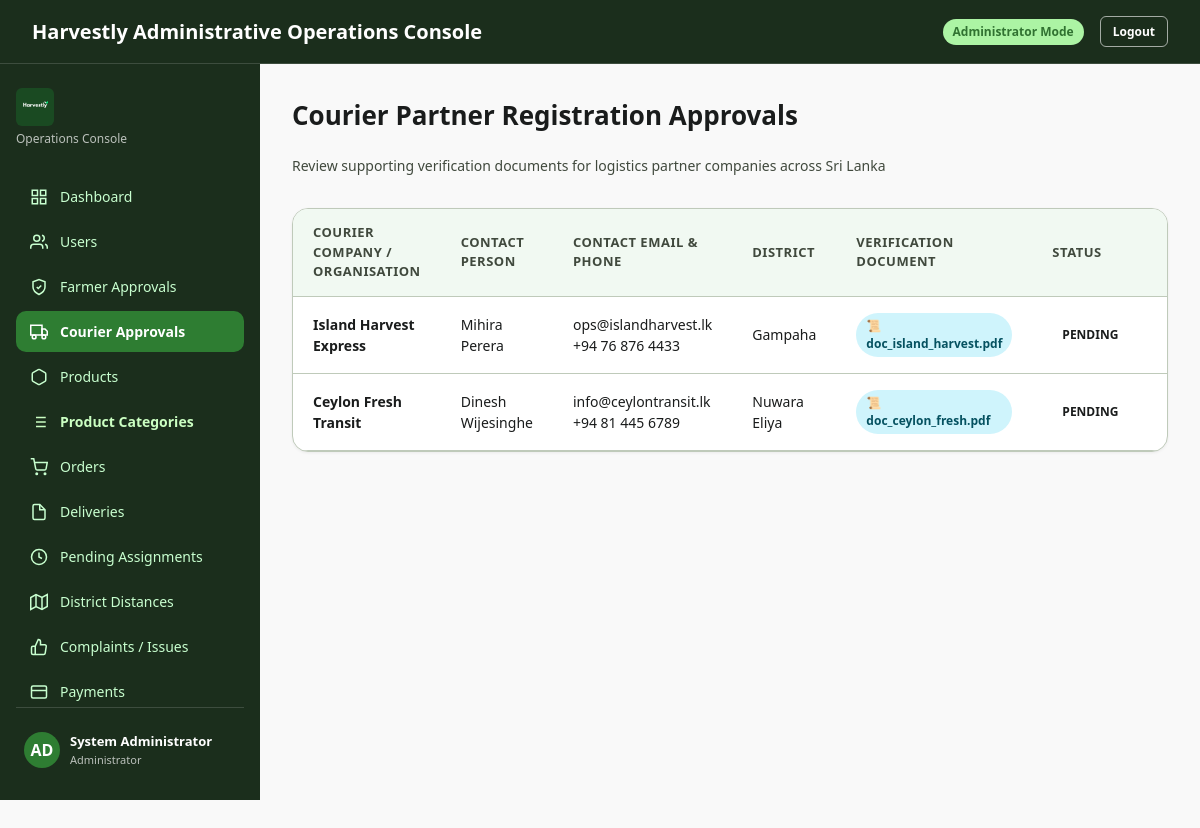
The app's page /index.php?page=admin_courier_approvals (signed in) with its own data.
### tables this page shows
CREATE TABLE IF NOT EXISTS courier_partner_profiles (
    courier_partner_id BIGINT UNSIGNED PRIMARY KEY,
    organisation_name VARCHAR(160) NOT NULL,
    contact_person_name VARCHAR(120) NULL,
    office_address_line1 VARCHAR(180) NULL,
    office_address_line2 VARCHAR(180) NULL,
    office_city_town VARCHAR(100) NULL,
    office_postal_code VARCHAR(20) NULL,
    office_district_id SMALLINT UNSIGNED NULL,
    availability_status ENUM('AVAILABLE','UNAVAILABLE') NOT NULL DEFAULT 'UNAVAILABLE',
    verification_status ENUM('PENDING','APPROVED','REJECTED') NOT NULL DEFAULT 'PENDING',
    created_at TIMESTAMP NOT NULL DEFAULT CURRENT_TIMESTAMP,
    updated_at TIMESTAMP NOT NULL DEFAULT CURRENT_TIMESTAMP ON UPDATE CURRENT_TIMESTAMP,
    CONSTRAINT fk_courier_user
        FOREIGN KEY (courier_partner_id) REFERENCES users(user_id),
    CONSTRAINT fk_courier_office_district
        FOREIGN KEY (office_district_id) REFERENCES districts(district_id),
    KEY idx_courier_availability (availability_status),
    KEY idx_courier_verification (verification_status)
);

CREATE TABLE IF NOT EXISTS users (
    user_id BIGINT UNSIGNED AUTO_INCREMENT PRIMARY KEY,
    role ENUM('BUYER','FARMER','COURIER_PARTNER','ADMIN') NOT NULL,
    full_name VARCHAR(120) NOT NULL,
    email VARCHAR(190) NOT NULL,
    password_hash VARCHAR(255) NOT NULL,
    phone VARCHAR(25) NULL,
    account_status ENUM('PENDING','ACTIVE','REJECTED','SUSPENDED') NOT NULL DEFAULT 'PENDING',
    last_login_at DATETIME NULL,
    created_at TIMESTAMP NOT NULL DEFAULT CURRENT_TIMESTAMP,
    updated_at TIMESTAMP NOT NULL DEFAULT CURRENT_TIMESTAMP ON UPDATE CURRENT_TIMESTAMP,
    UNIQUE KEY uq_users_email (email),
    KEY idx_users_role_status (role, account_status)
);

CREATE TABLE IF NOT EXISTS districts (
    district_id SMALLINT UNSIGNED AUTO_INCREMENT PRIMARY KEY,
    district_name VARCHAR(60) NOT NULL,
    province_name VARCHAR(60) NOT NULL,
    is_active TINYINT(1) NOT NULL DEFAULT 1,
    created_at TIMESTAMP NOT NULL DEFAULT CURRENT_TIMESTAMP,
    updated_at TIMESTAMP NOT NULL DEFAULT CURRENT_TIMESTAMP ON UPDATE CURRENT_TIMESTAMP,
    UNIQUE KEY uq_district_name (district_name),
    KEY idx_district_active (is_active)
);

### config/database.php (called while the page is built, shortened)
<?php
function getDBConnection() {
    static $conn = null;
    if ($conn === null) {
        $conn = new mysqli(DB_HOST, DB_USER, DB_PASS, DB_NAME, DB_PORT);
        $conn->set_charset("utf8mb4");
    }
    return $conn;
}

### admin/models/AdminModel.php (called while the page is built, shortened)
<?php
require_once __DIR__ . '/../../config/database.php';
class AdminModel {
    private $db;
    public function __construct() {
        $this->db = getDBConnection();
        $this->ensureCategoryDescriptionColumn();
    }
    private function ensureCategoryDescriptionColumn() {
        $result = $this->db->query("SHOW COLUMNS FROM product_categories LIKE 'description'");
    }
    public function getPendingCouriers() {
        $result = $this->db->query("
            SELECT u.user_id as id, u.full_name as company_name, cp.contact_person_name as contact_person, u.email, u.phone, u.account_status as status, u.created_at,
                   d.district_name as district, vd.stored_file_path as verification_document_path, vd.original_file_name
            FROM users u
            JOIN courier_partner_profiles cp ON u.user_id = cp.courier_partner_id
            LEFT JOIN districts d ON cp.office_district_id = d.district_id
            LEFT JOIN verification_documents vd ON u.user_id = vd.user_id
            WHERE u.role = 'COURIER_PARTNER' AND (u.account_status IN ('PENDING', 'REJECTED') OR cp.verification_status = 'PENDING')
            GROUP BY u.user_id
            ORDER BY u.created_at DESC
        ");
        return $result ? $result->fetch_all(MYSQLI_ASSOC) : [];
    }
}

### includes/functions.php (called while the page is built, shortened)
<?php
function sanitize($data) {
    return htmlspecialchars(trim((string)$data), ENT_QUOTES, 'UTF-8');
}

### admin/views/courier_approvals.php (the view, shortened to what this page needs)
<div class="view-container">
    <div class="page-header mb-6">
        <h1 class="text-2xl font-bold text-on-surface">Courier Partner Registration Approvals</h1>
        <p class="text-sm text-on-surface-variant">Review supporting verification documents for logistics partner companies across Sri Lanka</p>
    </div>
    <div class="card p-0 overflow-hidden">
        <div class="table-responsive">
            <table class="data-table">
                <thead>
                    <tr>
                        <th>Courier Company / Organisation</th>
                        <th>Contact Person</th>
                        <th>Contact Email & Phone</th>
                        <th>District</th>
                        <th>Verification Document</th>
                        <th>Status</th>
                        <th class="text-right">Actions</th>
                    </tr>
                </thead>
                <tbody>
                    <?php if (empty($pendingCouriers)): ?>
                        <tr>
                            <td colspan="7" class="text-center py-8 text-on-surface-variant">No pending Courier Partner registrations awaiting approval.</td>
                        </tr>
                    <?php else: ?>
                        <?php foreach ($pendingCouriers as $courier): ?>
                            <tr>
                                <td><strong><?= sanitize($courier['company_name']); ?></strong></td>
                                <td><?= sanitize($courier['contact_person'] ?? 'Official Contact'); ?></td>
                                <td>
                                    <div><?= sanitize($courier['email']); ?></div>
                                    <div class="text-xs text-outline"><?= sanitize($courier['phone']); ?></div>
                                </td>
                                <td><?= sanitize($courier['district'] ?? 'Colombo'); ?></td>
                                <td>
                                    <?php if (!empty($courier['verification_document_path'])): ?>
                                        <span class="badge badge-info flex items-center gap-1 inline-flex">
                                            📜 <?= sanitize($courier['original_file_name'] ?? 'verification_document.pdf'); ?>
                                        </span>
                                    <?php else: ?>
                                        <span class="text-xs text-outline">No document uploaded</span>
                                    <?php endif; ?>
                                </td>
                                <td>
                                    <span class="badge badge-warning"><?= strtoupper(sanitize($courier['status'])); ?></span>
                                </td>
                                <td class="text-right">
                                </td>
                            </tr>
                        <?php endforeach; ?>
                    <?php endif; ?>
                </tbody>
            </table>
        </div>
    </div>
</div>

### css/style.css (style rules this page uses)
:root { --color-primary: #0d631b; --color-primary-hover: #0a4f15; --color-primary-container: #2e7d32; --color-on-primary: #ffffff; --color-secondary: #2a6b2c; --color-secondary-container: #acf4a4; --color-on-secondary-container: #307231; --color-background: #f9f9f9; --color-surface: #ffffff; --color-surface-container: #edf7ee; --color-surface-container-low: #f1f9f2; --color-surface-container-high: #e5f2e6; --color-on-surface: #1a1c1c; --color-on-surface-variant: #40493d; --color-outline: #707a6c; --color-outline-variant: #bfcaba; --color-sidebar-bg: rgb(27, 46, 28); --color-sidebar-text: #c8ffcf; --color-sidebar-active: #2e7d32; --color-error: #2e7d32; --color-error-container: #e8f5e9; --color-warning: #b58100; --color-warning-container: #ffecb3; --font-family: system-ui, -apple-system, BlinkMacSystemFont, 'Segoe UI', Roboto, Helvetica, Arial, sans-serif; --radius-sm: 6px; --radius-md: 10px; --radius-lg: 16px; --radius-xl: 24px; --shadow-sm: 0 1px 3px rgba(0,0,0,0.06); --shadow-md: 0 4px 16px rgba(0,0,0,0.08); --shadow-lg: 0 10px 30px rgba(0,0,0,0.12); }
* { box-sizing: border-box; margin: 0; padding: 0; }
body { font-family: var(--font-family); background-color: var(--color-background); color: var(--color-on-surface); line-height: 1.5; min-height: 100vh; display: flex; flex-direction: column; }
.data-table { width: 100%; border-collapse: collapse; text-align: left; font-size: 14px; }
.data-table th { background-color: var(--color-surface-container-low); padding: 14px 20px; font-weight: 700; color: var(--color-on-surface-variant); border-bottom: 1px solid var(--color-outline-variant); font-size: 13px; text-transform: uppercase; letter-spacing: 0.5px; }
.data-table td { padding: 16px 20px; border-bottom: 1px solid var(--color-outline-variant); color: var(--color-on-surface); vertical-align: middle; }
.badge { display: inline-flex; align-items: center; gap: 4px; padding: 4px 10px; border-radius: 9999px; font-size: 12px; font-weight: 600; }
.badge-info { background-color: #cff4fc; color: #055160; }
.view-container { padding: 32px; flex: 1; max-width: 1400px; width: 100%; margin: 0 auto; }
.page-header { display: flex; flex-wrap: wrap; align-items: center; justify-content: space-between; gap: 16px; margin-bottom: 24px; }
.page-header h1 { font-size: 26px; font-weight: 800; color: var(--color-on-surface); }
.page-header p { font-size: 14px; color: var(--color-on-surface-variant); margin-top: 4px; }
.card { background-color: var(--color-surface); border: 1px solid var(--color-outline-variant); border-radius: var(--radius-lg); padding: 24px; box-shadow: var(--shadow-sm); margin-bottom: 24px; }
.table-responsive { overflow-x: auto; }
.text-on-surface { color: var(--color-on-surface); }
.text-on-surface-variant { color: var(--color-on-surface-variant); }
.text-right { text-align: right; }
.overflow-hidden { overflow: hidden; }
.p-0 { padding: 0; }
.mb-6 { margin-bottom: 32px; }
.flex { display: flex; }
.items-center { align-items: center; }
.text-2xl { font-size: 26px; }
.text-sm { font-size: 14px; }
.font-bold { font-weight: 700; }

### records on screen
courier_partner_profiles: courier_partner_id.full_name "Island Harvest Express", contact_person_name "Mihira Perera", courier_partner_id.email "ops@islandharvest.lk", courier_partner_id.phone "+94 76 876 4433", office_district.district_name "Gampaha", original_file_name "doc_island_harvest.pdf", courier_partner_id.account_status "PENDING"
courier_partner_profiles: courier_partner_id.full_name "Ceylon Fresh Transit", contact_person_name "Dinesh Wijesinghe", courier_partner_id.email "info@ceylontransit.lk", courier_partner_id.phone "+94 81 445 6789", office_district.district_name "Nuwara Eliya", original_file_name "doc_ceylon_fresh.pdf", courier_partner_id.account_status "PENDING"

### other values on screen
$_SESSION['user_name'] "System Administrator"
